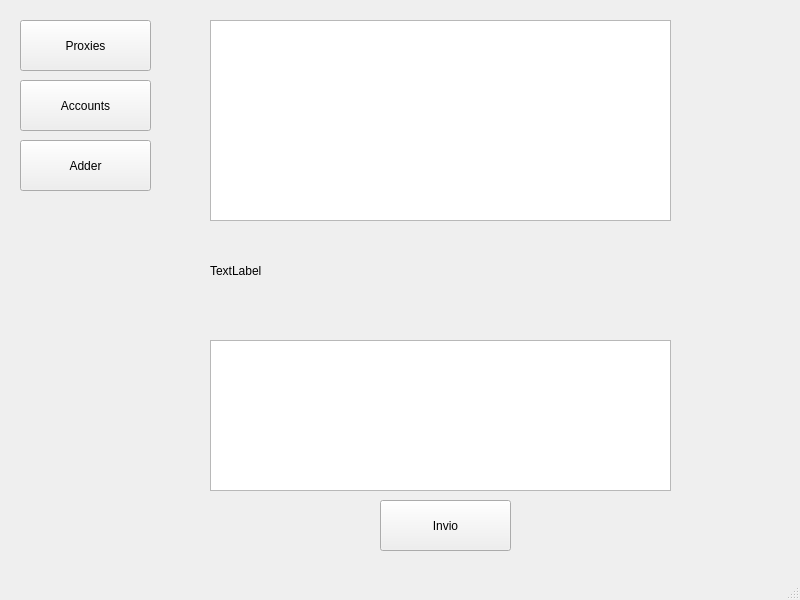
<?xml version="1.0" encoding="UTF-8"?>
<ui version="4.0">
 <class>DigitalysationTelegramBot</class>
 <widget class="QMainWindow" name="DigitalysationTelegramBot">
  <property name="geometry">
   <rect>
    <x>0</x>
    <y>0</y>
    <width>800</width>
    <height>600</height>
   </rect>
  </property>
  <property name="windowTitle">
   <string>Digitalisation Telegram Bot</string>
  </property>
  <widget class="QWidget" name="centralwidget">
   <widget class="QPushButton" name="Proxies">
    <property name="geometry">
     <rect>
      <x>20</x>
      <y>20</y>
      <width>131</width>
      <height>51</height>
     </rect>
    </property>
    <property name="text">
     <string>Proxies</string>
    </property>
   </widget>
   <widget class="QPushButton" name="Accounts">
    <property name="geometry">
     <rect>
      <x>20</x>
      <y>80</y>
      <width>131</width>
      <height>51</height>
     </rect>
    </property>
    <property name="text">
     <string>Accounts</string>
    </property>
   </widget>
   <widget class="QPushButton" name="Adder">
    <property name="geometry">
     <rect>
      <x>20</x>
      <y>140</y>
      <width>131</width>
      <height>51</height>
     </rect>
    </property>
    <property name="text">
     <string>Adder</string>
    </property>
   </widget>
   <widget class="QTableView" name="tableView">
    <property name="geometry">
     <rect>
      <x>210</x>
      <y>20</y>
      <width>461</width>
      <height>201</height>
     </rect>
    </property>
   </widget>
   <widget class="QTextEdit" name="textEdit">
    <property name="geometry">
     <rect>
      <x>210</x>
      <y>340</y>
      <width>461</width>
      <height>151</height>
     </rect>
    </property>
   </widget>
   <widget class="QLabel" name="MessageLabel">
    <property name="geometry">
     <rect>
      <x>210</x>
      <y>240</y>
      <width>461</width>
      <height>61</height>
     </rect>
    </property>
    <property name="text">
     <string>TextLabel</string>
    </property>
   </widget>
   <widget class="QPushButton" name="Invio">
    <property name="geometry">
     <rect>
      <x>380</x>
      <y>500</y>
      <width>131</width>
      <height>51</height>
     </rect>
    </property>
    <property name="text">
     <string>Invio</string>
    </property>
   </widget>
  </widget>
  <widget class="QMenuBar" name="menubar">
   <property name="geometry">
    <rect>
     <x>0</x>
     <y>0</y>
     <width>800</width>
     <height>21</height>
    </rect>
   </property>
  </widget>
  <widget class="QStatusBar" name="statusbar"/>
 </widget>
 <resources/>
 <connections/>
</ui>
